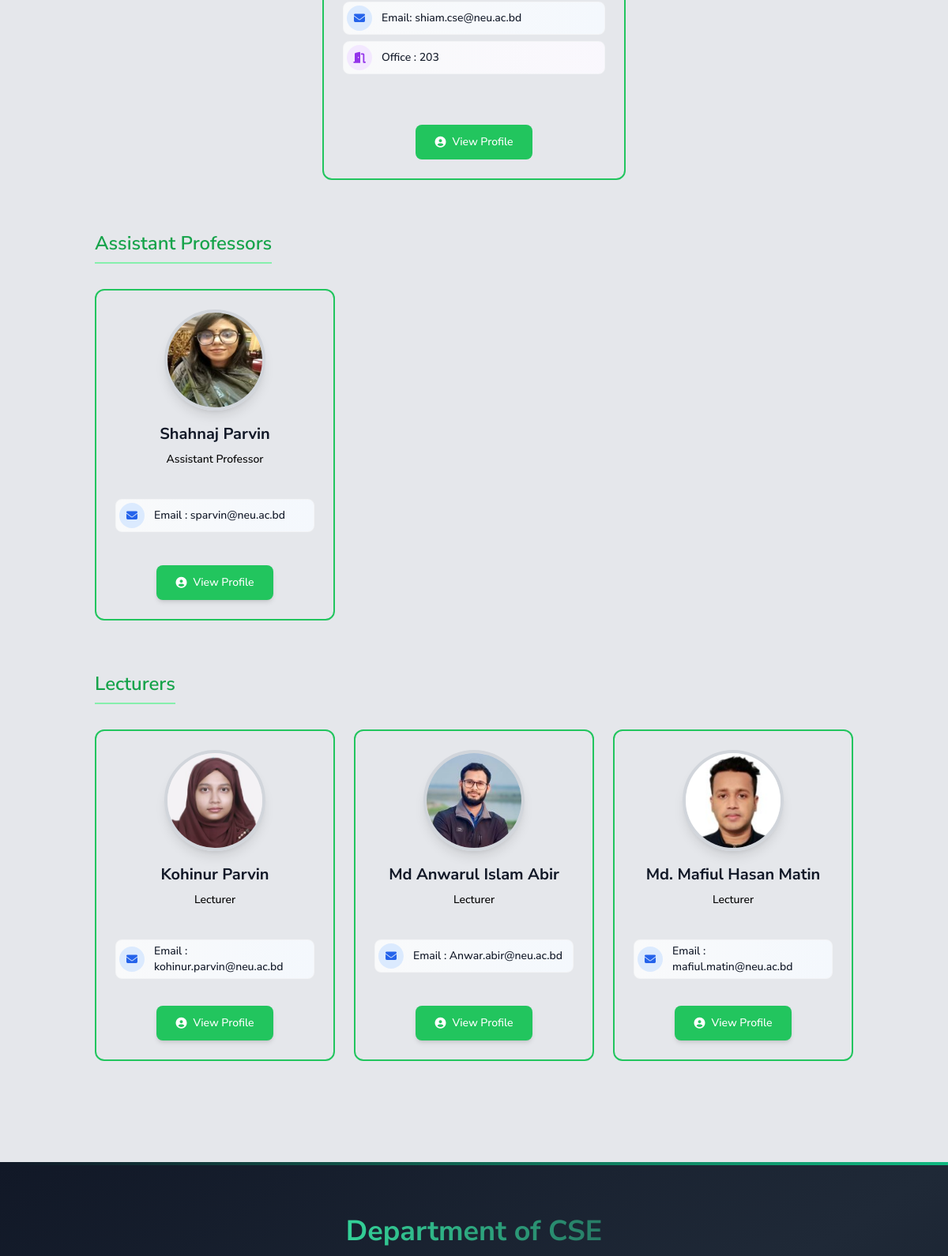
/faculty/active/ (middle part), run on an earlier commit of the app's database.
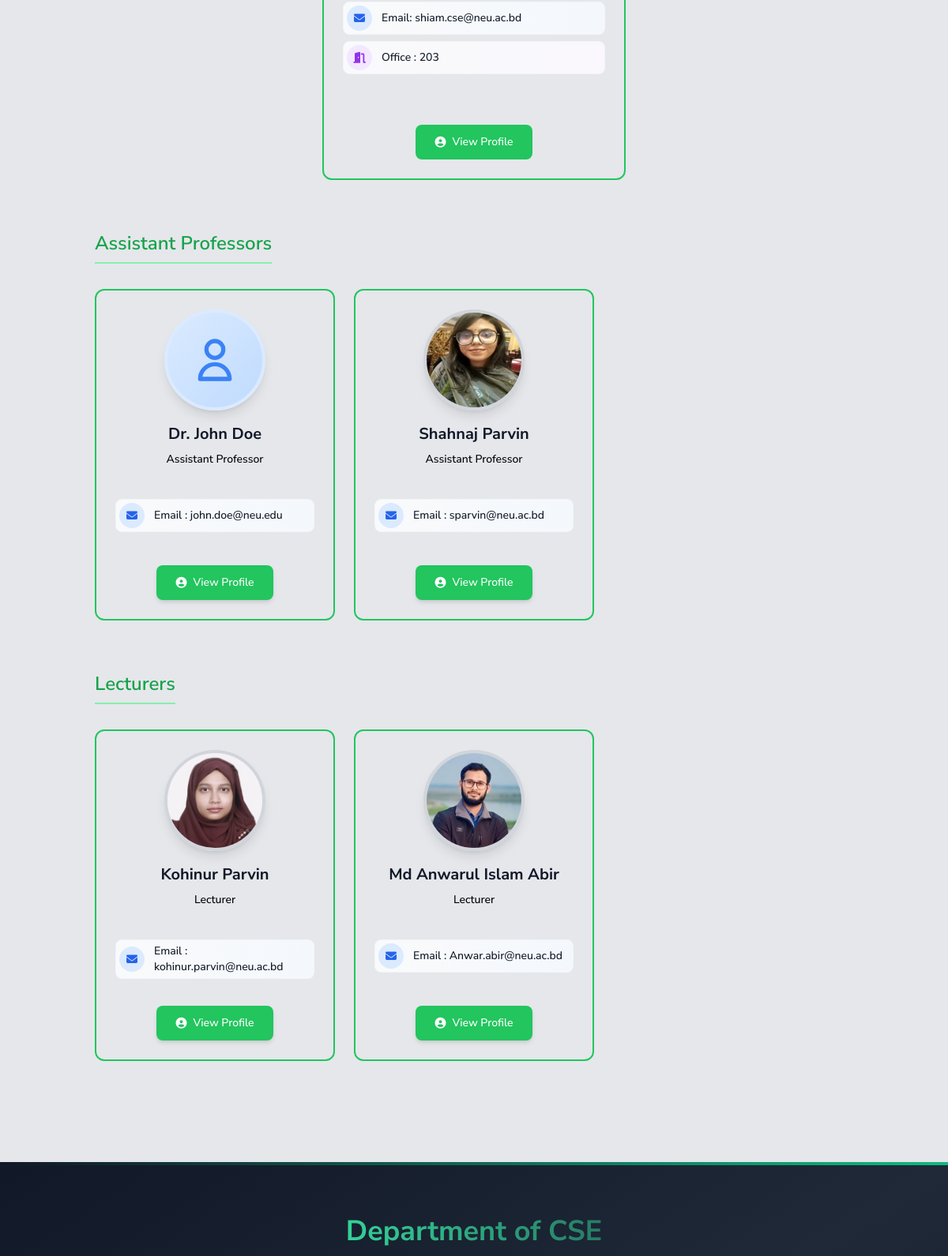
And on a later commit of the database.
### cse_app/models.py (models this page shows, shortened)
class FacultyMember(models.Model):
    DESIGNATION_CHOICES = (
        ('professor', 'Professor'),
        ('associate_professor', 'Associate Professor'),
        ('assistant_professor', 'Assistant Professor'),
        ('lecturer', 'Lecturer'),
        ('chairman', 'Chairman'),
    )
    STATUS_CHOICES = (
        ('active', 'Active'),
        ('on_leave', 'On Leave'),
        ('ex_chairman', 'Ex-Chairman'),
        ('past_faculty', 'Past Faculty'),
    )
    MEMBER_TYPE_CHOICES = (
        ('full_time', 'Full-time'),
        ('part_time', 'Part-time'),
        ('visiting', 'Visiting'),
        ('adjunct', 'Adjunct'),
    )
    user = models.OneToOneField(User, on_delete=models.CASCADE, null=True, blank=True)
    name = models.CharField(max_length=100)
    designation = models.CharField(max_length=30, choices=DESIGNATION_CHOICES)
    status = models.CharField(max_length=20, choices=STATUS_CHOICES, default='active')
    member_type = models.CharField(max_length=20, choices=MEMBER_TYPE_CHOICES, default='full_time')
    email = models.EmailField()
    phone = models.CharField(max_length=15, blank=True)
    room_no = models.CharField(max_length=10, blank=True)
    image = models.ImageField(upload_to='faculty/', blank=True)
    bio = models.TextField(blank=True)
    research_interest = models.TextField(blank=True)
    research_gate_url = models.URLField(blank=True, help_text="ResearchGate profile URL")
    google_scholar_url = models.URLField(blank=True, help_text="Google Scholar profile URL")
    orcid_url = models.URLField(blank=True, help_text="ORCID profile URL")
    linkedin_url = models.URLField(blank=True, help_text="LinkedIn profile URL")
    personal_website = models.URLField(blank=True, help_text="Personal website URL")
    research_activities = RichTextField(blank=True, help_text="Research activities and projects")
    publications = RichTextField(blank=True, help_text="List of publications")
    courses_taught = RichTextField(blank=True, help_text="Courses taught")
    membership = RichTextField(blank=True, help_text="Professional memberships")
    awards_honors = RichTextField(blank=True, help_text="Awards and honors received")
    others = RichTextField(blank=True, help_text="Other relevant information")
    cv_file = models.FileField(upload_to='faculty/cv/', blank=True, null=True, help_text="Upload CV/Resume")
    joined_date = models.DateField(blank=True, null=True)
    end_date = models.DateField(blank=True, null=True)
    is_chairman = models.BooleanField(default=False)
    class Meta:
        ordering = ['designation', 'name']
        verbose_name = 'Faculty Member'
        verbose_name_plural = 'Faculty Members'

### cse_app/views.py (the view)
# urls.py: path('faculty/active/', views.active_faculty, name='active_faculty'),
def active_faculty(request):
    active_faculty_members = FacultyMember.objects.filter(status='active')
    return render(request, 'cse/faculty_and_staff/active_faculty.html', {
        'faculty_members': active_faculty_members
    })

### cse_app/context_processors.py (called while the page is built)
def scrolling_notice(request):
    notice = ScrollingNotice.objects.filter(is_active=True).first()
    return {'scrolling_notice': notice.text if notice else ''}

### templates/cse/faculty_and_staff/active_faculty.html (shortened to what this page needs)
{% extends 'base.html' %}
{% block content %}
<div class="container mx-auto px-4 py-8">
    {% for faculty in faculty_members %}
        {% if faculty.is_chairman %}
        <div class="mb-16">
            <div class="flex justify-center">
                <div class="rounded-xl border-2 border-green-500 h-[520px] flex flex-col w-full max-w-sm">
                    <div class="p-6 flex flex-col h-full">
                        <div class="space-y-2 mb-6 flex-grow">
                            {% if faculty.email %}
                                <div class="flex items-center text-gray-600 bg-gradient-to-r from-gray-50 to-blue-50 rounded-lg p-1 border border-gray-100">
                                    <div class="flex-shrink-0 w-8 h-8 bg-blue-100 rounded-full flex items-center justify-center">
                                        <i class="fas fa-envelope text-blue-600 text-sm"></i>
                                    </div>
                                    <div class="ml-3 flex-1">
                                        <p class="text-sm font-medium text-gray-900">Email: {{ faculty.email }}</p>
                                    </div>
                                </div>
                            {% endif %}
                            {% if faculty.room_no %}
                                <div class="flex items-center text-gray-600 bg-gradient-to-r from-gray-50 to-purple-50 rounded-lg p-1 border border-gray-100">
                                    <div class="flex-shrink-0 w-8 h-8 bg-purple-100 rounded-full flex items-center justify-center">
                                        <i class="fas fa-door-open text-purple-600 text-sm"></i>
                                    </div>
                                    <div class="ml-3 flex-1">
                                        <p class="text-sm font-medium text-gray-900">Office : {{ faculty.room_no }}</p>
                                    </div>
                                </div>
                            {% endif %}
                        </div>
                        <div class="text-center mt-auto">
                            <a href="{% url 'faculty_detail' faculty.id %}"
                               class="inline-flex items-center px-6 py-3 bg-green-500 text-white text-sm font-medium rounded-lg hover:bg-green-600 transition-all duration-200 transform hover:scale-105">
                                <i class="fas fa-user-circle mr-2"></i>
                                View Profile
                            </a>
                        </div>
                    </div>
                </div>
            </div>
        </div>
        {% endif %}
    {% endfor %}
    {% regroup faculty_members by designation as grouped_faculty %}
    {% for group in grouped_faculty %}
        {% if group.grouper == 'assistant_professor' %}
            {% with assistant_professors=group.list %}
                {% if assistant_professors %}
                    <div class="mb-16">
                        <h2 class="text-2xl font-semibold text-center mb-8 text-green-600 border-b-2 border-green-300 pb-2 inline-block">
                            Assistant Professors
                        </h2>
                        <div class="grid grid-cols-1 md:grid-cols-2 lg:grid-cols-3 gap-6">
                            {% for faculty in assistant_professors %}
                                {% if not faculty.is_chairman %}
                                    {% include "cse/faculty_and_staff/faculty_card.html" with faculty=faculty %}
                                {% endif %}
                            {% endfor %}
                        </div>
                    </div>
                {% endif %}
            {% endwith %}
        {% endif %}
    {% endfor %}
    {% for group in grouped_faculty %}
        {% if group.grouper == 'lecturer' %}
            {% with lecturers=group.list %}
                {% if lecturers %}
                    <div class="mb-16">
                        <h2 class="text-2xl font-semibold text-center mb-8 text-green-600 border-b-2 border-green-300 pb-2 inline-block">
                            Lecturers
                        </h2>
                        <div class="grid grid-cols-1 md:grid-cols-2 lg:grid-cols-3 gap-6">
                            {% for faculty in lecturers %}
                                {% if not faculty.is_chairman %}
                                    {% include "cse/faculty_and_staff/faculty_card.html" with faculty=faculty %}
                                {% endif %}
                            {% endfor %}
                        </div>
                    </div>
                {% endif %}
            {% endwith %}
        {% endif %}
    {% endfor %}
</div>
{% endblock %}

### templates/base.html (shortened to what this page needs)
{% load static %}
<!DOCTYPE html>
<html lang="en">
<head>
    <script src="https://cdn.tailwindcss.com"></script>
    <link rel="stylesheet" href="https://cdnjs.cloudflare.com/ajax/libs/font-awesome/6.4.0/css/all.min.css">
    <link href="https://unpkg.com/aos@2.3.1/dist/aos.css" rel="stylesheet">
</head>
<body class="bg-gray-200 font-sans">
    <main class="container mx-auto px-4 py-8">
        {% block content %}
        {% endblock %}
    </main>
    {% include 'Footer.html' %}
</body>
</html>

### templates/Navbar.html (shortened to what this page needs)
{% load static %}

### templates/cse/faculty_and_staff/faculty_card.html
<div class="rounded-xl border-2 border-green-500 h-[420px] flex flex-col">
    <div class="p-6 flex flex-col h-full">
        <div class="flex justify-center mb-4">
            {% if faculty.image %}
                <div class="relative">
                    <img src="{{ faculty.image.url }}" alt="{{ faculty.name }}" class="w-32 h-32 rounded-full object-cover border-4 border-gray-300 shadow-lg">
                </div>
            {% else %}
                <div class="w-32 h-32 bg-gradient-to-br from-blue-100 to-blue-200 rounded-full flex items-center justify-center border-4 border-blue-100 shadow-lg">
                    <svg xmlns="http://www.w3.org/2000/svg" class="h-16 w-16 text-blue-500" fill="none" viewBox="0 0 24 24" stroke="currentColor">
                        <path stroke-linecap="round" stroke-linejoin="round" stroke-width="2" d="M16 7a4 4 0 11-8 0 4 4 0 018 0zM12 14a7 7 0 00-7 7h14a7 7 0 00-7-7z" />
                    </svg>
                </div>
            {% endif %}
        </div>
        <div class="text-center mb-6 flex-grow">
            <h3 class="text-xl font-bold text-gray-900 mb-2">{{ faculty.name }}</h3>
            <div class="text-black text-sm font-medium">
                {{ faculty.get_designation_display }}
            </div>
        </div>
        <div class="space-y-3 mb-6 min-h-[60px]">
            {% if faculty.email %}
                <div class="flex items-center text-gray-600 bg-gradient-to-r from-gray-50 to-blue-50 rounded-lg p-1 border border-gray-100">
                    <div class="flex-shrink-0 w-8 h-8 bg-blue-100 rounded-full flex items-center justify-center">
                        <i class="fas fa-envelope text-blue-600 text-sm"></i>
                    </div>
                    <div class="ml-3 flex-1">
                        <p class="text-sm font-medium text-gray-900">Email : {{ faculty.email }}</p>
                    </div>
                </div>
            {% endif %}
        </div>
        <div class="text-center mt-auto">
            <a href="{% url 'faculty_detail' faculty.id %}"
               class="inline-flex items-center px-6 py-3 bg-green-500 text-white text-sm font-medium rounded-lg hover:bg-green-600 transition-all duration-200 shadow-md hover:shadow-lg transform hover:scale-105">
                <i class="fas fa-user-circle mr-2"></i>
                View Profile
            </a>
        </div>
    </div>
</div>

### templates/Footer.html (shortened to what this page needs)
<footer class="relative bg-gradient-to-br from-gray-900 via-gray-800 to-gray-900 text-white">
    <div class="h-1 bg-gradient-to-r from-custom-green via-emerald-500 to-custom-green"></div>
    <div class="py-16 px-4 lg:px-8">
        <div class="max-w-7xl mx-auto">
            <div class="text-center mb-16">
                <h2 class="text-3xl lg:text-4xl font-bold text-white mb-4">
                    <span class="text-transparent bg-clip-text bg-gradient-to-r from-emerald-400 to-custom-green">
                    </span>
                </h2>
            </div>
        </div>
    </div>
</footer>

### templates/base.html (style rules this page uses)
* { font-family: 'Nunito Sans', -apple-system, BlinkMacSystemFont, 'Segoe UI', Roboto, Oxygen, Ubuntu, Cantarell, sans-serif; }
.font-semibold { font-weight: 600; }
.font-bold { font-weight: 700; }
:root { --custom-green: #02644A; --custom-green-hover: #00916a; }
html { scroll-behavior: smooth; }

### templates/Footer.html (style rules this page uses)
.bg-gradient-to-r { background-size: 200% 200%; animation: gradientShift 4s ease infinite; }

What changed in the data, as far as the page shows it:
removed FacultyMember: image (picture), name "Md. Mafiul Hasan Matin", designation "Lecturer", email "mafiul.matin@neu.ac.bd"
added FacultyMember: name "Dr. John Doe", designation "Assistant Professor", email "john.doe@neu.edu"
